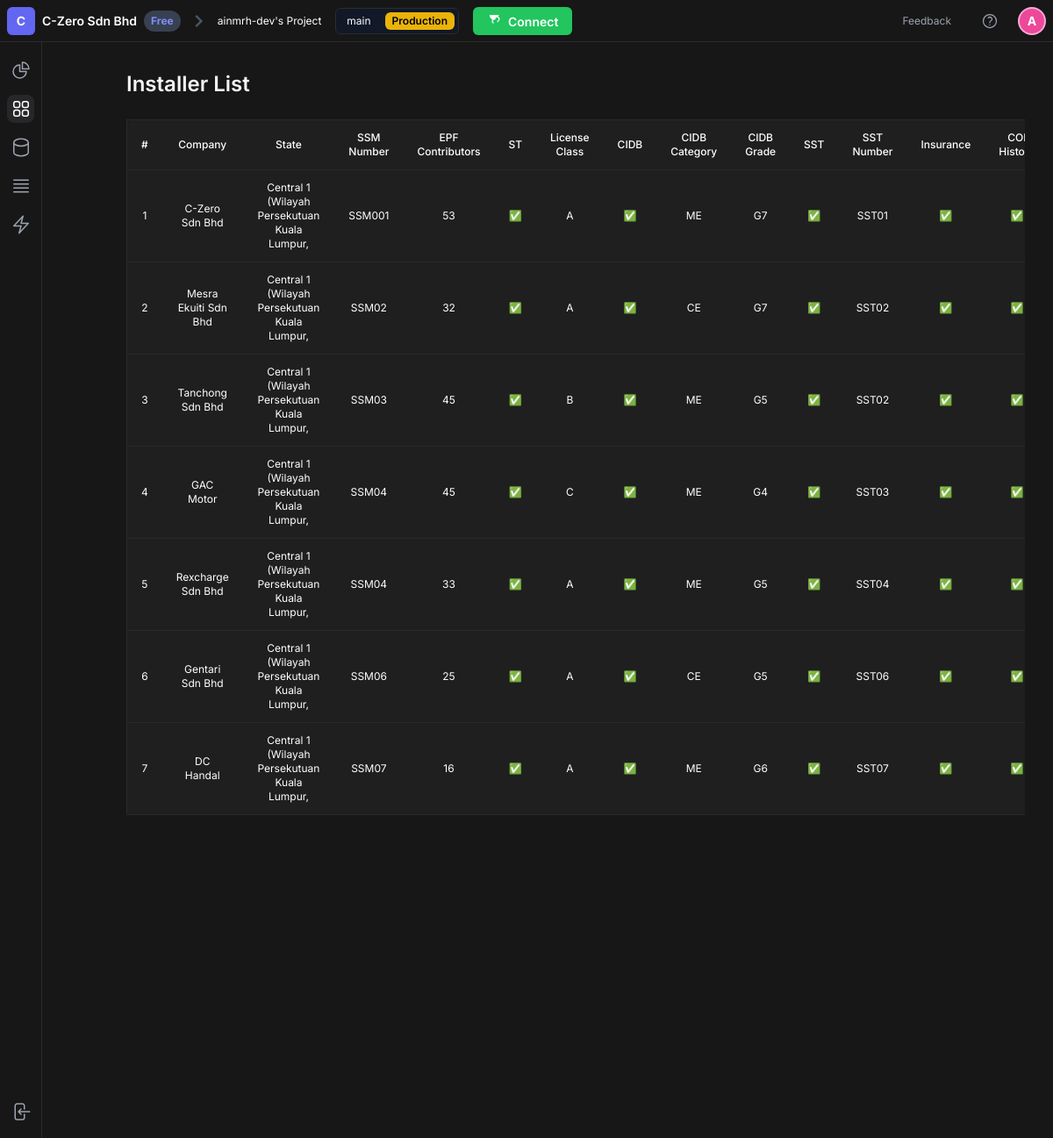
Page /auth/admin/installers/ (signed in) on the committed database.
### accounts/models/installer_models.py (models this page shows, shortened)
class CustomUser(AbstractUser):
    ROLE_CHOICES = (
        ('1', 'Admin'),
        ('2', 'Installer'),
    )
    role = models.CharField(
        max_length=20,
        choices=ROLE_CHOICES,
        default='2'
    )

class InstallerProfile(models.Model):
    user = models.OneToOneField(CustomUser, on_delete=models.CASCADE, null=True, blank=True, help_text="The CustomUser account associated with this installer" \
    "profile.")
    company_name = models.CharField(max_length=255, null=True, blank=True)
    company_ssm_number = models.CharField(max_length=100, null=True, blank=True)
    operational_states = models.ManyToManyField(State, blank=True)
    company_address = models.TextField(null=True, blank=True)
    year_established = models.PositiveIntegerField(null=True, blank=True)
    epf_contributors = models.PositiveIntegerField(null=True, blank=True)
    pic_name = models.CharField(max_length=255, null=True, blank=True)
    pic_designation = models.CharField(max_length=100, null=True, blank=True)
    pic_contact_number = models.CharField(max_length=20, null=True, blank=True)
    pic_email = models.EmailField(null=True, blank=True)
    is_st_registered = models.BooleanField(default=False)
    license_class = models.CharField(max_length=10, choices=LICENSE_CLASS_CHOICES, null=True, blank=True)
    st_certificate = models.FileField(upload_to=upload_to_cert, null=True, blank=True)
    is_cidb_registered = models.BooleanField(default=False)
    cidb_category = models.CharField(max_length=100, choices=CIDB_CATEGORY_CHOICES, null=True, blank=True)
    cidb_grade = models.CharField(max_length=10, choices=CIDB_GRADE_CHOICES, null=True, blank=True)
    cidb_certificate = models.FileField(upload_to=upload_to_cert, null=True, blank=True)
    is_sst_registered = models.BooleanField(default=False)
    sst_number = models.CharField(max_length=100, null=True, blank=True)
    sst_certificate = models.FileField(upload_to=upload_to_cert, null=True, blank=True)
    plwc_has_insurance = models.BooleanField(default=False)
    insurance_certificate = models.FileField(upload_to=upload_to_cert, null=True, blank=True)
    coi_history = models.BooleanField(default=False)
    coi_certificate = models.FileField(upload_to=upload_to_cert, null=True, blank=True)
    registration_status = models.CharField(
        max_length=20,
        choices=STATUS_CHOICES,
        default='incomplete'
    )
    created_at = models.DateTimeField(auto_now_add=True)

class State(models.Model):
    code = models.CharField(max_length=20, unique=True)  # e.g., "Central 1"
    name = models.CharField(max_length=100)  # e.g., "Central 1 (Wilayah Persekutuan Kuala Lumpur, Putrajaya)"
    def __str__(self):
        return self.name

### accounts/views/admin_views.py (the view)
# urls.py: path('admin/installers/', views.installer_list_view, name='installer_list'),
@role_required('1')  # Only Admins can access this
def installer_list_view(request):
    installers = User.objects.filter(role='2').select_related('installerprofile')
    return render(request, 'accounts/admin/admin_installer_list.html', {'installers': installers})

### accounts/context_processors.py (called while the page is built, shortened)
def task_metrics(request):
    if not request.user.is_authenticated:
        return {}
    tasks = Task.objects.all()
    total_tasks = tasks.count()
    in_progress = tasks.filter(status="In Progress").count()
    pending = tasks.filter(status="Pending").count()
    completed = tasks.filter(status="Completed").count()
    completion_rate = int((completed / total_tasks) * 100) if total_tasks > 0 else 0
    return {
        'total_tasks': total_tasks,
        'in_progress': in_progress,
        'pending': pending,
        'completion_rate': completion_rate,
    }

def installer_task_metrics(request):
    if not request.user.is_authenticated:
        return {}
    try:
        installer_profile = request.user.installerprofile
    except AttributeError:
        return {}

### accounts/views/admin_views.py (called while the page is built)
def role_required(required_role):
    def decorator(view_func):
        @wraps(view_func)  # Preserves the original function's metadata
        @login_required    # Ensures the user is logged in
        def _wrapped_view(request, *args, **kwargs):
            if hasattr(request.user, 'role') and request.user.role == required_role:
                return view_func(request, *args, **kwargs)
            return HttpResponseForbidden("❌ Access Denied")
        return _wrapped_view
    return decorator

### accounts/templates/accounts/admin/admin_installer_list.html (shortened to what this page needs)
{% extends 'base.html' %}
{% block content %}
<div class="ml-16 mt-12 p-8">
  <div class="min-h-screen bg-[#171717] text-[#c0c0c0]">
    <div class="max-w-8xl mx-auto">
      <h2 class="text-2xl font-semibold text-gray-100 mb-6">Installer List</h2>
      <div class="overflow-x-auto">
        <table class="min-w-full text-xs bg-[#1f1f1f] text-white rounded-md shadow-sm border border-[#292929]">
          <thead class="bg-[#1f1f1f] font-inter">
            <tr>
              <th class="px-4 py-3 text-center font-medium rounded-tl-md">#</th>
              <th class="px-4 py-3 text-center font-medium">Company</th>
              <th class="px-4 py-3 text-center font-medium">State</th>
              <th class="px-4 py-3 text-center font-medium">SSM Number</th>
              <th class="px-4 py-3 text-center font-medium">EPF Contributors</th>
              <th class="px-4 py-3 text-center font-medium">ST</th>
              <th class="px-4 py-3 text-center font-medium">License Class</th>
              <th class="px-4 py-3 text-center font-medium">CIDB</th>
              <th class="px-4 py-3 text-center font-medium">CIDB Category</th>
              <th class="px-4 py-3 text-center font-medium">CIDB Grade</th>
              <th class="px-4 py-3 text-center font-medium">SST</th>
              <th class="px-4 py-3 text-center font-medium">SST Number</th>
              <th class="px-4 py-3 text-center font-medium">Insurance</th>
              <th class="px-4 py-3 text-center font-medium">COI History</th>
            </tr>
          </thead>
          <tbody>
            {% for installer in installers %}
            <tr class="hover:bg-[#2c2c2c] transition duration-150 border-t border-[#292929]">
              <td class="px-4 py-3 text-center max-h-16 overflow-y-auto"> {{ forloop.counter }} </td>
              {% if installer.installerprofile %}
              <td class="px-4 py-3 text-center max-h-16 overflow-y-auto whitespace-normal scrollbar-thin">
                {{ installer.installerprofile.company_name|default:"-" }}
              </td>
              <td class="px-4 py-3 text-center max-h-16 overflow-y-auto whitespace-normal scrollbar-thin">
                {% if installer.installerprofile.operational_states.exists %}
                <div class="max-h-20 overflow-y-auto hide-scrollbar">
                  {% for state in installer.installerprofile.operational_states.all %}
                  {{ state }}<br>
                  {% endfor %}
                </div>
                {% else %}
                -
                {% endif %}
              </td>
              <td class="px-4 py-3 text-center max-h-16 overflow-y-auto whitespace-normal scrollbar-thin">
                {{ installer.installerprofile.company_ssm_number|default:"-" }}
              </td>
              <td class="px-4 py-3 text-center max-h-16 overflow-y-auto whitespace-normal scrollbar-thin">
                {{ installer.installerprofile.epf_contributors|default:"-" }}
              </td>
              <td class="px-4 py-3 text-center max-h-16 overflow-y-auto">
                {% if installer.installerprofile.is_st_registered %}✅{% else %}❌{% endif %}
              </td>
              <td class="px-4 py-3 text-center max-h-16 overflow-y-auto whitespace-normal scrollbar-thin">
                {{ installer.installerprofile.license_class|default:"-" }}
              </td>
              <td class="px-4 py-3 text-center max-h-16 overflow-y-auto">
                {% if installer.installerprofile.is_cidb_registered %}✅{% else %}❌{% endif %}
              </td>
              <td class="px-4 py-3 text-center max-h-16 overflow-y-auto whitespace-normal scrollbar-thin">
                {{ installer.installerprofile.cidb_category|default:"-" }}
              </td>
              <td class="px-4 py-3 text-center max-h-16 overflow-y-auto whitespace-normal scrollbar-thin">
                {{ installer.installerprofile.cidb_grade|default:"-" }}
              </td>
              <td class="px-4 py-3 text-center max-h-16 overflow-y-auto">
                {% if installer.installerprofile.is_sst_registered %}✅{% else %}❌{% endif %}
              </td>
              <td class="px-4 py-3 text-center max-h-16 overflow-y-auto whitespace-normal scrollbar-thin">
                {{ installer.installerprofile.sst_number|default:"-" }}
              </td>
              <td class="px-4 py-3 text-center max-h-16 overflow-y-auto">
                {% if installer.installerprofile.plwc_has_insurance %}✅{% else %}❌{% endif %}
              </td>
              <td class="px-4 py-3 text-center max-h-16 overflow-y-auto">
                {% if installer.installerprofile.coi_history %}✅{% else %}❌{% endif %}
              </td>
              {% else %}
              <td colspan="16" class="px-4 py-3 text-center text-red-400">Missing Profile</td>
              {% endif %}
            </tr>
            {% empty %}
            <tr>
              <td colspan="16" class="px-4 py-6 text-center text-gray-300">No installers found.</td>
            </tr>
            {% endfor %}
          </tbody>
        </table>
      </div>
    </div>
  </div>
</div>
{% endblock %}

### accounts/templates/base.html (shortened to what this page needs)
<!DOCTYPE html>
<html lang="en">
<head>
    <script src="https://cdn.tailwindcss.com"></script>
    <link rel="stylesheet" href="https://cdnjs.cloudflare.com/ajax/libs/font-awesome/5.15.3/css/all.min.css">
</head>
<body class="text-gray-400">
    <header class="fixed top-0 left-0 right-0 bg-[#171717] border-b border-[#2c2c2c] h-12 flex items-center justify-between z-40 ">
        <div class="flex items-center space-x-4 ml-2">
            <div class="flex items-center space-x-2">
                <div class="w-8 h-8 bg-indigo-500 rounded-md flex items-center justify-center font-bold text-white text-sm">C</div>
                <span class="font-semibold text-white text-sm">C-Zero Sdn Bhd</span>
                <span class="bg-gray-700 text-xs font-bold text-indigo-400 px-2 py-1 rounded-full">Free</span>
            </div>
            <i class="fas fa-chevron-right text-gray-600"></i>
            <div class="flex items-center space-x-2">
                <span class="text-xs text-white">ainmrh-dev's Project</span>
            </div>
            <div class="flex items-center space-x-2 bg-gray-900 border border-[#2c2c2c] rounded-md p-1">
                <button class="px-2 py-0.5 text-xs rounded-md hover:bg-gray-700 text-white">main</button>
                <button class="px-2 py-0.5 text-xs rounded-md bg-yellow-500 text-black font-semibold">Production</button>
            </div>
            <button class="bg-green-500 text-white font-semibold px-4 py-1 rounded-md hover:bg-green-600 transition-colors">
                <span class="text-sm">Connect</span>
            </button>
        </div>
        <div class="flex items-center space-x-4 mr-2">
            <button class="text-xs hover:bg-gray-800 px-3 py-1.5 rounded-md">Feedback</button>
            <button class="hover:bg-gray-800 w-8 h-8 rounded-md flex items-center justify-center">
            </button>
            <div class="relative">
                <button id="profile-button" class="w-8 h-8 rounded-full bg-pink-500 flex items-center justify-center font-bold text-white text-sm border-2 border-pink-300 focus:outline-none focus:ring-2 focus:ring-offset-2 focus:ring-offset-gray-800 focus:ring-white">
                    A
                </button>
            </div>
            </div>
    </header>
    <aside class="group fixed top-12 left-0 h-[calc(100vh-3rem)] z-30 flex flex-col justify-between p-2
                 bg-[#171717] border-r border-[#2c2c2c]
                 w-12 hover:w-64 transition-all duration-300 ease-in-out">
        <nav class="flex flex-col space-y-3 mt-2">
            {% if request.user.role == '1' %}
                <a href="{% url 'admin_dashboard' %}" class="flex items-center h-8 px-1 rounded-lg transition-colors duration-200 {% if request.resolver_match.url_name == 'admin_dashboard' %}bg-zinc-800 text-white{% else %}text-gray-400 hover:bg-zinc-900 hover:text-white{% endif %}">
                </a>
                <a href="{% url 'installer_list' %}" class="flex items-center h-8 px-1 rounded-lg transition-colors duration-200 {% if request.resolver_match.url_name == 'installer_list' %}bg-zinc-800 text-white{% else %}text-gray-400 hover:bg-zinc-900 hover:text-white{% endif %}">
                </a>
                <a href="{% url 'create_installation' %}" class="flex items-center h-8 px-1 rounded-lg transition-colors duration-200 {% if request.resolver_match.url_name == 'create_installation' %}bg-zinc-800 text-white{% else %}text-gray-400 hover:bg-zinc-900 hover:text-white{% endif %}">
                </a>
                <a href="{% url 'installation_list' %}" class="flex items-center h-8 px-1 rounded-lg transition-colors duration-200 {% if request.resolver_match.url_name == 'installation_list' %}bg-zinc-800 text-white{% else %}text-gray-400 hover:bg-zinc-900 hover:text-white{% endif %}">
                    <svg xmlns="http://www.w3.org/2000/svg" fill="none" viewBox="0 0 24 24" stroke-width="1.5" stroke="currentColor" class="w-6 h-6 shrink-0"><path stroke-linecap="round" stroke-linejoin="round" d="M3.75 9.75h16.5m-16.5 4.5h16.5m-16.5 4.5h16.5m-16.5-13.5h16.5" /></svg>
                </a>
                <a href="{% url 'upload_file' %}" class="flex items-center h-8 px-1 rounded-lg transition-colors duration-200 {% if request.resolver_match.url_name == 'upload_file' %}bg-zinc-800 text-white{% else %}text-gray-400 hover:bg-zinc-900 hover:text-white{% endif %}">
                    <svg xmlns="http://www.w3.org/2000/svg" fill="none" viewBox="0 0 24 24" stroke-width="1.5" stroke="currentColor" class="w-6 h-6 shrink-0"><path stroke-linecap="round" stroke-linejoin="round" d="m3.75 13.5 10.5-11.25L12 10.5h8.25L9.75 21.75 12 13.5H3.75Z" /></svg>
                </a>
            {% endif %}
        </nav>
        <div class="flex flex-col space-y-1">
            <a href="{% url 'logout' %}" class="flex items-center h-11 px-1 rounded-xl text-gray-400 hover:bg-red-900/50 hover:text-red-400 transition-colors duration-200">
            </a>
        </div>
    </aside>
    <main class="ml-12 mt-12">
        {% block content %}
        {% endblock %}
    </main>
</body>
</html>

### accounts/templates/base.html (style rules this page uses)
body { font-family: "Inter", sans-serif; background-color: #171717; }
.hide-scrollbar { -ms-overflow-style: none; scrollbar-width: none; }

### rows in the picture
CustomUser: installerprofile.company_name "C-Zero Sdn Bhd", installerprofile.company_ssm_number "SSM001", installerprofile.epf_contributors "53", installerprofile.license_class "A", installerprofile.cidb_category "ME", installerprofile.cidb_grade "G7", installerprofile.sst_number "SST01"
State: name "Central 1 (Wilayah Persekutuan Kuala Lumpur,…"
CustomUser: installerprofile.company_name "Mesra Ekuiti Sdn Bhd", installerprofile.company_ssm_number "SSM02", installerprofile.epf_contributors "32", installerprofile.license_class "A", installerprofile.cidb_category "CE", installerprofile.cidb_grade "G7", installerprofile.sst_number "SST02"
CustomUser: installerprofile.company_name "Tanchong Sdn Bhd", installerprofile.company_ssm_number "SSM03", installerprofile.epf_contributors "45", installerprofile.license_class "B", installerprofile.cidb_category "ME", installerprofile.cidb_grade "G5", installerprofile.sst_number "SST02"
CustomUser: installerprofile.company_name "GAC Motor", installerprofile.company_ssm_number "SSM04", installerprofile.epf_contributors "45", installerprofile.license_class "C", installerprofile.cidb_category "ME", installerprofile.cidb_grade "G4", installerprofile.sst_number "SST03"
CustomUser: installerprofile.company_name "Rexcharge Sdn Bhd", installerprofile.company_ssm_number "SSM04", installerprofile.epf_contributors "33", installerprofile.license_class "A", installerprofile.cidb_category "ME", installerprofile.cidb_grade "G5", installerprofile.sst_number "SST04"
CustomUser: installerprofile.company_name "Gentari Sdn Bhd", installerprofile.company_ssm_number "SSM06", installerprofile.epf_contributors "25", installerprofile.license_class "A", installerprofile.cidb_category "CE", installerprofile.cidb_grade "G5", installerprofile.sst_number "SST06"
CustomUser: installerprofile.company_name "DC Handal", installerprofile.company_ssm_number "SSM07", installerprofile.epf_contributors "16", installerprofile.license_class "A", installerprofile.cidb_category "ME", installerprofile.cidb_grade "G6", installerprofile.sst_number "SST07"
